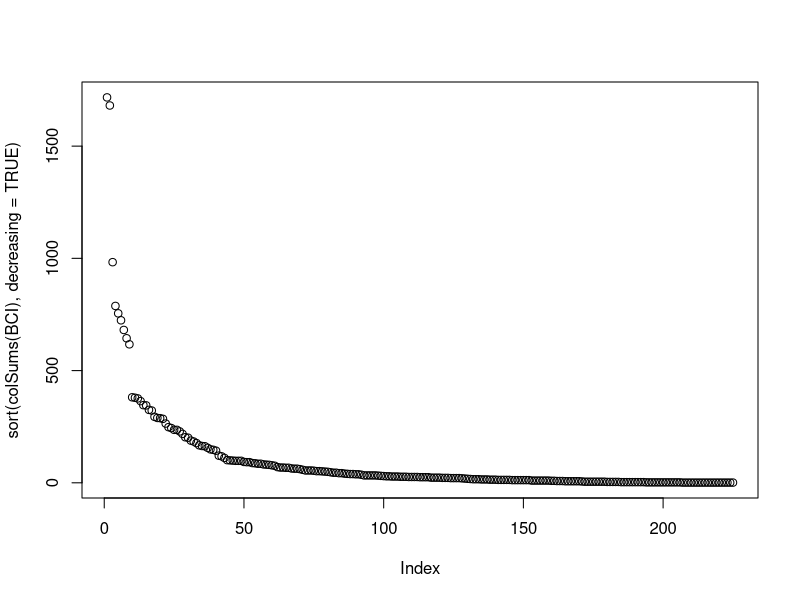
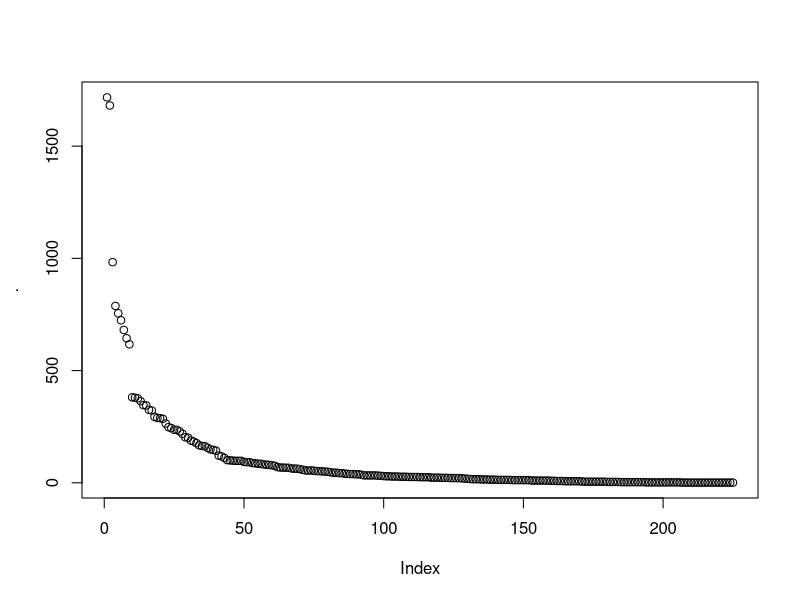
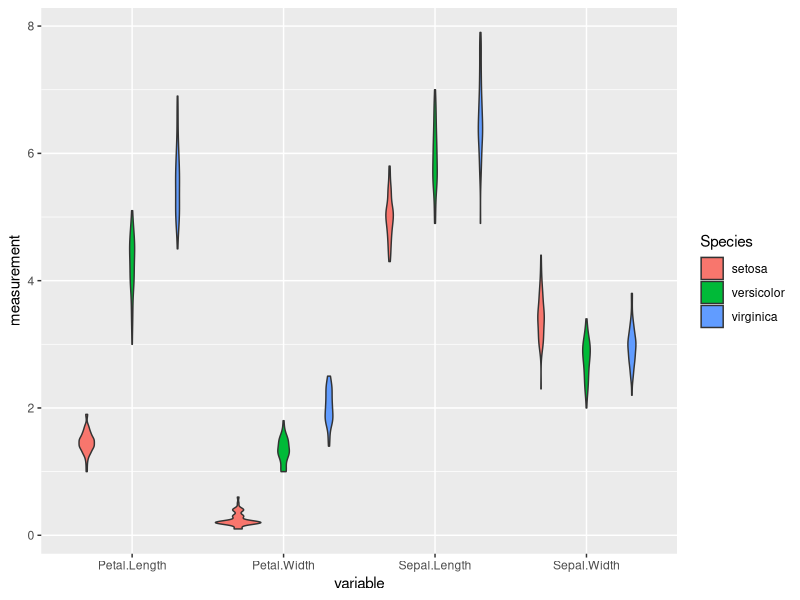

The R source for these figures, in order:
##15.05.19; Exercise##

library(tidyverse)

install.packages("vegan")
data(BCI, package = "vegan") #BCI is the dataframe 

x11() #opens plot in a new window
plot(sort(colSums(BCI), decreasing = TRUE))

####PIPES; control-shift-M: %>% ####

BCI %>% 
  colSums() %>% 
  sort(decreasing = TRUE) %>% 
  plot()


#TIBBLE: shows a table with only a few rows except the whole dataset 
iris <- as_tibble(iris)
iris

#Select columns
iris %>% select(Sepal.Length,Species)

#Getting rid of a column
iris %>% select(-Sepal.Width)


#Every column between start and end
iris %>% select(Sepal.Length:Petal.Length)


#Every column between start and end plus another one
iris %>% select(Sepal.Length:Petal.Length, Species)

#Renaming a column: new name = old name
#If you want to have a space between two words you use ``
iris %>% rename(sepal.length = Sepal.Length, spp = Species)


#filter function: it filters rows with certain values 
iris %>% filter(Sepal.Length > 5, Petal.Length < 2) %>% 
  select(Sepal.Length, Petal.Length, Species)

#mutate: we can make a new column or change the existing one
iris %>% mutate(petal.area = Petal.Length * Petal.Width)
iris %>% mutate(Species = toupper(Species)) #changed lower case to upper case 


#group by categorical variables 
iris %>% group_by(Species) %>% 
  summarise(mean_petal_length = mean(Petal.Length), sd_petal_length = sd (Petal.Length)) 

#sorting by a variable from small to large
iris %>% arrange(Petal.Length)

#sorting by a variable from large to small
iris %>% arrange(desc(Petal.Length))

#sorting by a variable for each species and slice these 
iris %>% group_by(Species) %>% arrange(Petal.Length) %>% slice(1:3)

#nesting: all data for all the species making it into a tibble
iris %>%  group_by(Species) %>% nest()

#linear regression model with the nested data
#map: part of tidyverse, taking each element of each column at its turn
iris %>%  group_by(Species) %>% nest() %>% 
  mutate(mod = map(data, ~lm(Sepal.Length ~ Sepal.Width, data = .))) %>% 
  mutate(coef = map(mod, broom::tidy)) %>% 

#we unnest the tibbles because we want to see what the model shows 
  unnest(coef)


####Reshaping data####
iris %>% 
  rownames_to_column() %>% 
  gather(key = variable, value = measurement, -Species, -rowname) %>% 
  group_by(Species, variable) %>% 
  summarise(mean = mean(measurement)) 

#plotting the data
iris %>% 
  rownames_to_column() %>% 
  gather(key = variable, value = measurement, -Species, -rowname) %>% 
  group_by(Species, variable) %>% 
  ggplot(aes(x = variable, y = measurement, fill = Species)) + geom_violin()





